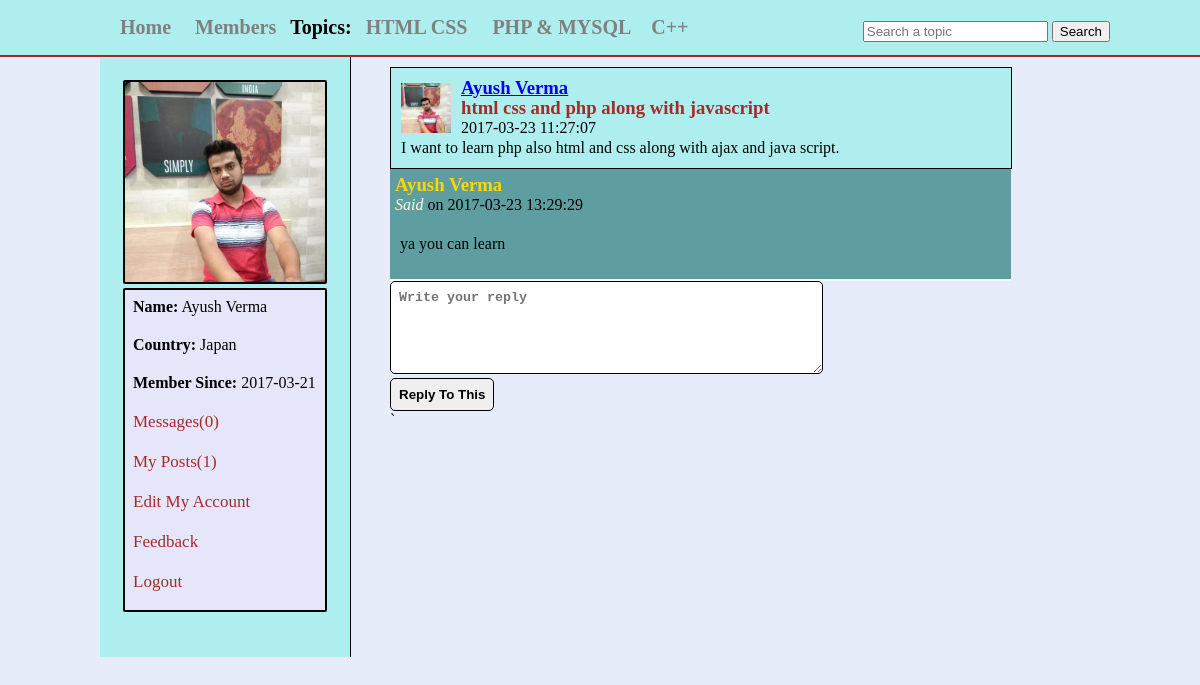
Screenshot of /single.php?post_id=12 (signed in) with the database file from the repository.
### tables this page shows
CREATE TABLE IF NOT EXISTS `topics` (
  `topic_id` int(100) NOT NULL AUTO_INCREMENT,
  `topic_title` varchar(255) NOT NULL,
  PRIMARY KEY (`topic_id`)
);

CREATE TABLE IF NOT EXISTS `users` (
  `user_id` int(11) NOT NULL AUTO_INCREMENT,
  `user_name` varchar(255) NOT NULL,
  `user_pass` varchar(255) NOT NULL,
  `user_email` varchar(255) NOT NULL,
  `user_country` text NOT NULL,
  `user_gender` text NOT NULL,
  `user_birthday` text NOT NULL,
  `status` text NOT NULL,
  `ver_code` int(100) NOT NULL,
  `posts` text NOT NULL,
  `user_image` text NOT NULL,
  `register_date` date NOT NULL,
  `last_login` date NOT NULL,
  PRIMARY KEY (`user_id`)
);

CREATE TABLE IF NOT EXISTS `posts` (
  `post_id` int(255) NOT NULL AUTO_INCREMENT,
  `user_id` int(255) NOT NULL,
  `topic_id` int(255) NOT NULL,
  `post_title` text NOT NULL,
  `post_content` text NOT NULL,
  `post_date` timestamp NOT NULL DEFAULT CURRENT_TIMESTAMP ON UPDATE CURRENT_TIMESTAMP,
  PRIMARY KEY (`post_id`)
);

CREATE TABLE IF NOT EXISTS `comments` (
  `comment_id` int(11) NOT NULL AUTO_INCREMENT,
  `post_id` int(11) NOT NULL,
  `user_id` int(11) NOT NULL,
  `comment` text NOT NULL,
  `comment_author` text NOT NULL,
  `date` timestamp NOT NULL DEFAULT CURRENT_TIMESTAMP ON UPDATE CURRENT_TIMESTAMP,
  PRIMARY KEY (`comment_id`)
);

### single.php (the view, shortened to what this page needs)
<?php
include("include/connection.php");
include("functions/functions.php");
if(!isset($_SESSION['user_email']))
{
	header("location:index.php");
}
else
{
?>
<!DOCTYPE HTML>
<html>
	<head>
		<link rel="stylesheet" href="styles/home_style.css" media="all"/>
	</head>
<body>
	<div class="container">
		<div id="header_wrapper">
			<div id="header">
				<ul id="menu">
					<li><a href="home.php">Home</a></li>
					<li><a href="members.php">Members</a></li>
					<strong>Topics:</strong>
					<?php
					$get_topics = "select * from topics";
					$run_topics = mysqli_query($con,$get_topics);
					while($row=mysqli_fetch_array($run_topics))
					{
						$topic_id = $row['topic_id'];
						$topic_title = $row['topic_title'];
						echo "<li><a href='topic.php?topic=$topic_id'>$topic_title</a></li>";
					}
					?>
				</ul>
				<form method="get" action="results.php" id="form1">
					<input type="text" name="user_query" placeholder="Search a topic"/>
					<input type="submit" name="search" value="Search"/>
				</form>
			</div>
			</div>
			<div class="content">
				<div id="user_timeline">
					<div id="user_details">
						<?php
							$user = $_SESSION['user_email'];
							$get_user = "select * from users where user_email='$user'";
							$run_user = mysqli_query($con,$get_user);
							$row = mysqli_fetch_array($run_user);
							$user_id = $row['user_id'];
							$user_name = $row['user_name'];
							$user_country = $row['user_country'];
							$user_image =$row['user_image'];
							$register_date = $row['register_date'];
							$last_login = $row['last_login'];
							$user_posts = "select * from posts where user_id='$user_id'";
							$run_posts = mysqli_query($con,$user_posts);
							$posts = mysqli_num_rows($run_posts);
							$sel_msg = "select * from messages where receiver ='$user_id' AND status='unread' ORDER BY 1 DESC";
							$run_msg = mysqli_query($con,$sel_msg);
							$count_msg = mysqli_num_rows($run_msg);
							echo "
								<img src ='user/user_image/$user_image' width='200' height='200'></img>
								<div id='mention'>
								<p><strong>Name:</strong> $user_name</p>
								<p><strong>Country:</strong> $user_country</p>
								<p><strong>Member Since:</strong> $register_date</p>
								<p><a href='my_messages.php'>Messages($count_msg)</a></p>
								<p><a href='my_posts.php'>My Posts($posts)</a></p>
								<p><a href='edit_profile.php'>Edit My Account</a></p>
								<p><a href='feedback.php'>Feedback</a>
								<p><a href='logout.php'>Logout</a></p></div>
								";
						?>
					</div>
				</div>
				<div id="content_timeline">
							<?php single_post();?>
				</div>
			</div>
	</div>
</body>
</html>
<?php } ?>

### functions/functions.php (shortened to what this page needs)
<?php
include("include/connection.php");
		function single_post()
		{
			if(isset($_GET['post_id']))
			{
				global $con;
				$get_id = $_GET['post_id'];
				$get_posts = "select * from posts where post_id='$get_id'";
				$run_posts = mysqli_query($con,$get_posts);
				$row_posts = mysqli_fetch_array($run_posts);
				$user_id = $row_posts['user_id'];
				$post_title = $row_posts['post_title'];
				$content = $row_posts['post_content'];
				$post_date = $row_posts['post_date'];
				$user = "select * from users where user_id = '$user_id' AND posts='yes'";
				$run_user = mysqli_query($con,$user);
				$row_user = mysqli_fetch_array($run_user);
				$user_name = $row_user['user_name'];
				$user_image = $row_user['user_image'];
				echo " <div id='posts'>
						<p><img src ='user/user_image/$user_image' width='50'height='50'></img></p>
						<h3><a href='user_profile.php?u_id=$user_id'>$user_name</a></h3>
						<h3>$post_title</h3>
						<p>$post_date</p>
						<p>$content</p>
				     </div>
					 ";
					 include("comments.php");
					 echo"
					<form action='' method='post' id='reply'>
					<textarea cols='50' rows='5' name='comment' placeholder='Write your reply'></textarea><br/>
					<input type='submit' name ='reply'onClick='history.go(0)' value='Reply To This'/>
					</form>
`
						";
			}
		}
?>

### functions/comments.php
<?php
				$get_id = $_GET['post_id'];
				$get_com = "select * from comments where post_id='$get_id' ORDER BY 1 DESC";
				$run_com = mysqli_query($con,$get_com);
				while($row=mysqli_fetch_array($run_com))
				{
						$com = $row['comment'];
						$com_name = $row['comment_author'];
						$date = $row['date'];
						echo"
							<div id='comments'>
							<h3 id='commen'>$com_name</h3><i><span>Said</span></i> on $date
							<p>$com</p>
							</div>
						";
							}
?>

### styles/home_style.css (style rules this page uses)
html, body, div, span, applet, object, iframe, h1, h2, h3, h4, h5, h6, p, blockquote, pre, a, abbr, acronym, address, big, cite, code, del, dfn, em, img, ins, kbd, q, s, samp, small, strike, strong, sub, sup, tt, var, b, u, i, center, dl, dt, dd, ol, ul, li, fieldset, form, label, legend, table, caption, tbody, tfoot, thead, tr, th, td, article, aside, canvas, details, embed, figure, figcaption, footer, header, hgroup, menu, nav, output, ruby, section, summary, time, mark, audio, video { margin: 0; padding: 0; border: 0; }
body { //line-height:1px; background:#E6ECFA; }
.container { padding:0; margin:0; background:#E6ECFA; }
#header_wrapper { width:100%; height:35px; margin:0 auto; border-bottom:2px solid brown; background:#AFEEEE; padding:10px; }
#header { width:1000px; height:35px; margin: 0 auto; }
#menu strong { font-size:20px; }
#menu { line-height:35px; padding:0; margin:0; float:left; }
#menu li { display:inline; list-style:none; }
#menu a { margin:5px; padding:5px; text-decoration:none; color:gray; font-size:20px; font-weight:bold; }
#form1 { float:right; line-height:35px; padding-top:3px; }

### single.php (style rules this page uses)
.content { width:1000px; margin: 0 auto; }
#user_timeline { background:#AFEEEE; width:250px; float:left; height:600px; border-right:1px solid black; }
#user_details { padding:23px; }
#user_details img { border:2px solid black; border-radius:2px; text-align:center; }
#user_details p { margin-bottom:10px; padding:5px; }
#user_details a { color:brown; font-size:17px; text-decoration:none; }
#mention { background:#E6E6FA; border:2px solid black; border-radius:2px; padding:3px; }
#content_timeline { float:right; width:700px; padding:10px; }
#posts { width:600px; background:#AFEEEE; padding:10px; line-height:20px; border:1px solid black; text-align:justify; }
#posts img { float:left; padding-top:5px; padding-right:10px; }
#posts h3 { color:brown; }
#reply textarea { padding:8px; border:1px solid black; border-radius:5px; font-weight:bolder; }
#reply input { padding:8px; border:1px solid black; border-radius:5px; font-weight:bolder; }
#comments { background:#5F9EA0; padding:5px; width:611px; border-bottom:2px solid #F0FFF0; }
#comments span { color:#FFF8DC; }
#commen { color:#FFD700; }
#comments p { line-height:50px; font-size:16px; padding:5px; }

### rows the page displays
topics: topic_title "HTML CSS"
topics: topic_title "PHP & MYSQL"
topics: topic_title "C++"
users: user_image (picture), user_name "Ayush Verma", user_country "Japan", register_date "2017-03-21"
posts: post_title "html css and php along with javascript", post_date "2017-03-23 11:27:07", post_content "I want to learn php also html and css along with ajax and java script."
comments: comment_author "Ayush Verma", date "2017-03-23 13:29:29", comment "ya you can learn"

### other values shown
$count_msg "0"
$posts "1"
